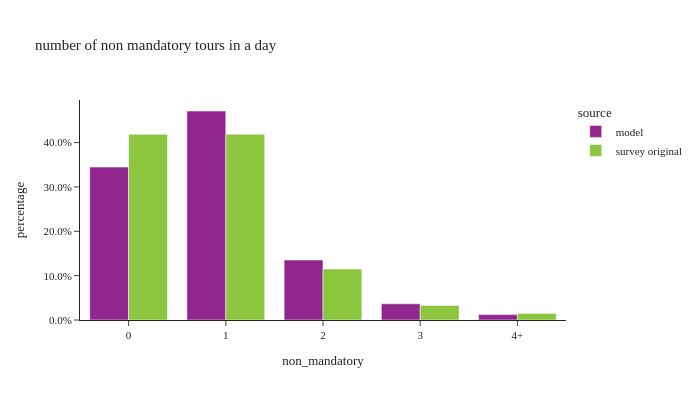

Notebook code cell kept with this figure:
### Code cell
util.plot_share_barchart(per_data, 'person_weight', 'non_mandatory', 
                        "number of non mandatory tours in a day", height=400, width=700)

### Figure 1 — Plotly figure (JSON) as saved in the notebook; plotly's stock layout.template omitted (floating-point values rounded to 4 significant figures)
{"data": [{"alignmentgroup": "True", "customdata": [[1181000.0, 1181000.0], [1613000.0, 1613000.0], [462700.0, 462700.0], [125000.0, 125000.0], [41780.0, 41780.0]], "hovertemplate": "source=model<br>non_mandatory=%{x}<br>percentage=%{y}<br>weighted_sum=%{customdata[0]}<br>sample_size=%{customdata[1]}<extra></extra>", "legendgroup": "model", "marker": {"color": "#91268F", "pattern": {"shape": ""}}, "name": "model", "offsetgroup": "model", "orientation": "v", "showlegend": true, "textposition": "auto", "type": "bar", "x": ["0", "1", "2", "3", "4+"], "xaxis": "x", "y": [0.3449, 0.4713, 0.1352, 0.03652, 0.0122], "yaxis": "y"}, {"alignmentgroup": "True", "customdata": [[1175000.0, 1747.0], [1176000.0, 2113.0], [323100.0, 671.0], [91280.0, 194.0], [41620.0, 81.0]], "hovertemplate": "source=survey original<br>non_mandatory=%{x}<br>percentage=%{y}<br>weighted_sum=%{customdata[0]}<br>sample_size=%{customdata[1]}<extra></extra>", "legendgroup": "survey original", "marker": {"color": "#8CC63E", "pattern": {"shape": ""}}, "name": "survey original", "offsetgroup": "survey original", "orientation": "v", "showlegend": true, "textposition": "auto", "type": "bar", "x": ["0", "1", "2", "3", "4+"], "xaxis": "x", "y": [0.4187, 0.4189, 0.1151, 0.03252, 0.01483], "yaxis": "y"}], "layout": {"barmode": "group", "height": 400, "legend": {"title": {"text": "source"}, "tracegroupgap": 0}, "title": {"text": "number of non mandatory tours in a day"}, "width": 700, "xaxis": {"anchor": "y", "domain": [0.0, 1.0], "title": {"text": "non_mandatory"}}, "yaxis": {"anchor": "x", "domain": [0.0, 1.0], "tickformat": ".1%", "title": {"text": "percentage"}}}}
